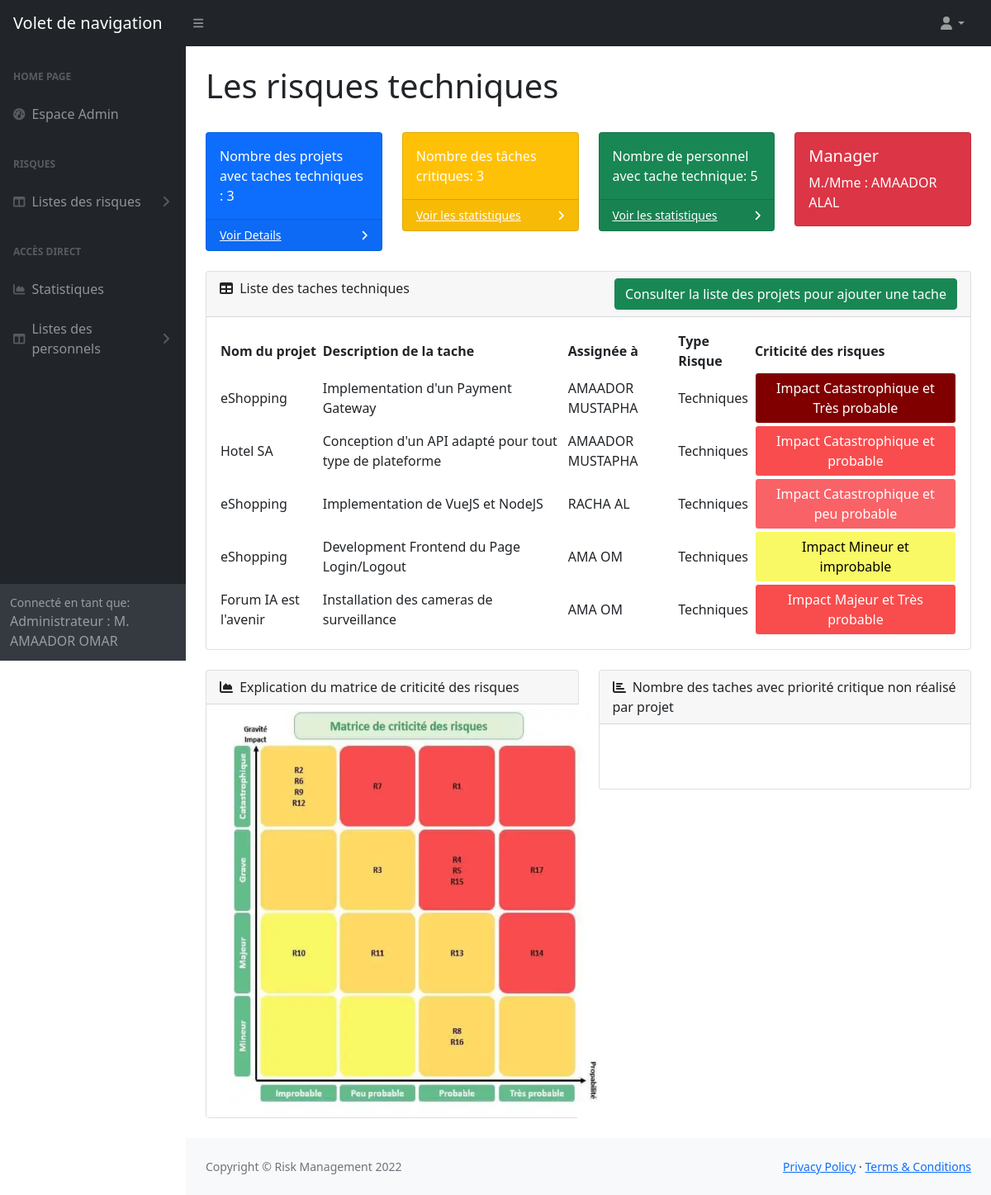
Screenshot of /TechniquesAD.php (signed in) with the database file from the repository.
### tables this page shows
CREATE TABLE `personnel` (
  `idpersonnel` int(11) NOT NULL,
  `role` int(11) NOT NULL,
  `nom` text NOT NULL,
  `prenom` text NOT NULL,
  `user` text NOT NULL,
  `password` text NOT NULL
);

CREATE TABLE `tache` (
  `idtache` int(11) NOT NULL,
  `idprojet` int(11) NOT NULL,
  `idpersonnel` int(11) NOT NULL,
  `priorite` int(11) NOT NULL,
  `idtyperisque` int(11) NOT NULL,
  `description` text NOT NULL,
  `probabilite` int(11) NOT NULL
);

CREATE TABLE `projects` (
  `idprojet` int(11) NOT NULL,
  `nom` text NOT NULL,
  `description` text NOT NULL,
  `datedebut` date NOT NULL,
  `datefin` date NOT NULL
);

CREATE TABLE `typerisque` (
  `idtype` int(11) NOT NULL,
  `nom` text NOT NULL
);

### config/actions.php (the view, shortened to what this page needs)
<?php
function countprojectsbytype($role,$type){
    include "db.php";
    if (isset($role))
     {
    $query_projects = "SELECT COUNT(DISTINCT projects.idprojet) as count FROM projects,tache WHERE projects.idprojet = tache.idprojet and tache.idtyperisque = $type LIMIT 1";
    $select_projects = mysqli_query($connection,$query_projects);
}
    while ($row = mysqli_fetch_assoc($select_projects)){
    echo "<td>". $row['count'] . "</td>";
    }
}
function nombretachecritiquebytype($role,$type){
    include "db.php";
    if (isset($role))
     {
    $query_projects = "SELECT COUNT(*) FROM tache WHERE tache.priorite = 4 and tache.idtyperisque = $type LIMIT 1";
    $select_projects = mysqli_query($connection,$query_projects);
}
    while ($row = mysqli_fetch_assoc($select_projects)){
    echo "<td>". $row['COUNT(*)'] . "</td>";
    }
}
function nombrepersonnelbytype($role,$type){
    include "db.php";
    if (isset($role))
     {
    $query_projects = "SELECT COUNT(*) FROM tache WHERE tache.idtyperisque = $type LIMIT 1";
    $select_projects = mysqli_query($connection,$query_projects);
}
    while ($row = mysqli_fetch_assoc($select_projects)){
    echo "<td>". $row['COUNT(*)'] . "</td>";
    }
}
function nommanager($typerisque){
    include "db.php";
    $query_projects = "SELECT personnel.nom as NOM,personnel.prenom as PRENOM FROM personnel,managers WHERE personnel.idpersonnel = managers.idpersonnel and managers.idtyperisque = $typerisque LIMIT 1";
    $select_projects = mysqli_query($connection,$query_projects);
    while ($row = mysqli_fetch_assoc($select_projects)){
    echo "<td> <h5>Manager</h5> M./Mme : ". $row['NOM'] . " " . $row['PRENOM'] . "</td>";
    }
}
function matricerisque($priorite,$probabilite){
    if  ($priorite == 1)
    {
      if($probabilite == 1){echo "<td><button type='button' style='color:black;background-color:#F9F865;border-color:white;' class='btn btn-warning'>Impact Mineur et improbable</button></td>";}
    }
    else if ($priorite == 2)
    {
      if($probabilite == 1){echo "<td><button type='button' style='color:black;background-color:#F9F865;border-color:white;' class='btn btn-warning'>Impact Majeur et improbable</button></td>";}
    else if ($probabilite == 2){echo "<td><button type='button' style='color:white;background-color:#FFD964;border-color:white;' class='btn btn-warning'>Impact Majeur et peu probable</button></td>";}
    else if ($probabilite == 3){echo "<td><button type='button' style='color:white;background-color:#FFD659;border-color:white;' class='btn btn-warning'>Impact Majeur et probable</button></td>";}
    else if ($probabilite == 4){echo "<td><button type='button' style='color:white;background-color:#F94C4D;border-color:white;' class='btn btn-warning'>Impact Majeur et Très probable</button></td>";}
    }
    else if ($priorite == 4)
    {
      if($probabilite == 1){echo "<td><button type='button' class='btn btn-warning' style='color:black;background-color:#FFD964;border-color:white;' >Impact Catastrophique et improbable</button></td>";}
    else if ($probabilite == 2){echo "<td><button type='button' class='btn btn-warning' style='color:white;background-color:#F96266;border-color:white;'>Impact Catastrophique et peu probable</button></td>";}
    else if ($probabilite == 3){echo "<td><button type='button' class='btn btn-warning'style='color:white;background-color:#F94C4E;border-color:white;'>Impact Catastrophique et probable</button></td>";}
    else if ($probabilite == 4){echo "<td><button type='button' class='btn btn-warning'style='color:white;background-color:#800000;border-color:white;'>Impact Catastrophique et Très probable</button></td>";}
    }
}
function showtaches($typerisque) {
    include "db.php";
    $query_projects = "SELECT typerisque.nom as type,projects.nom as PR,personnel.nom as NOM,personnel.prenom as PRENOM,tache.description as descrip,tache.priorite as priorite,tache.probabilite as probabilite FROM projects,tache,personnel,typerisque WHERE projects.idprojet = tache.idprojet and personnel.idpersonnel = tache.idpersonnel and tache.idtyperisque = typerisque.idtype and  typerisque.idtype = $typerisque";
    $select_projects = mysqli_query($connection,$query_projects);
    while($projects = mysqli_fetch_assoc($select_projects))
    {
    $prnom=$projects['PR'];
    $description=$projects['descrip'];
    $nom=$projects['NOM'];
	$prenom=$projects['PRENOM'];
    $typerisque = $projects['type'];
    $priorite=$projects['priorite'];
    $probabilite=$projects['probabilite'];
    echo "<tr>";
    echo "<td>" . $prnom . "</td>";
    echo "<td>" . $description . "</td>";
    echo "<td>" . $nom . " "  . $prenom . "</td>";
    echo "<td>". $typerisque ."</td>";
    matricerisque($priorite,$probabilite);
    echo "</tr>";
  }
}
?>

### TechniquesAD.php (shortened to what this page needs)
<?php
require('./config/db.php');
require('./config/actions.php');
if (isset($_SESSION['ROLE'])){
?>
<!DOCTYPE html>
<html lang="en">
    <head>
        <link href="https://cdn.jsdelivr.net/npm/simple-datatables@latest/dist/style.css" rel="stylesheet" />
        <link href="css/styles.css" rel="stylesheet" />
    </head>
    <body class="sb-nav-fixed">
        <nav class="sb-topnav navbar navbar-expand navbar-dark bg-dark">
            <a class="navbar-brand ps-3" href="index.php">Volet de navigation</a>
            <button class="btn btn-link btn-sm order-1 order-lg-0 me-4 me-lg-0" id="sidebarToggle" href="#!"><i class="fas fa-bars"></i></button>
            <ul class="navbar-nav ms-auto ms-md-0 me-3 me-lg-4">
                <li class="nav-item dropdown">
                    <a class="nav-link dropdown-toggle" id="navbarDropdown" href="#" role="button" data-bs-toggle="dropdown" aria-expanded="false"><i class="fas fa-user fa-fw"></i></a>
                </li>
            </ul>
        </nav>
        <div id="layoutSidenav">
        <?php include './includes/sidenav.php'?>
            <div id="layoutSidenav_content">
                <main>
                    <div class="container-fluid px-4">
                        <h1 class="mt-4">Les risques techniques</h1>
                        <div class="row">
                            <div class="col-xl-3 col-md-6">
                                <div class="card bg-primary text-white mb-4">
                                    <div class="card-body">Nombre des projets avec taches techniques : <?php echo countprojectsbytype($_SESSION['ROLE'],1); ?></div>
                                    <div class="card-footer d-flex align-items-center justify-content-between">
                                        <a class="small text-white stretched-link" href="#listeprojet">Voir Details</a>
                                        <div class="small text-white"><i class="fas fa-angle-right"></i></div>
                                    </div>
                                </div>
                            </div>
                            <div class="col-xl-3 col-md-6">
                                <div class="card bg-warning text-white mb-4">
                                    <div class="card-body">Nombre des tâches critiques: <?php echo nombretachecritiquebytype($_SESSION['ROLE'],1); ?></div>
                                    <div class="card-footer d-flex align-items-center justify-content-between">
                                        <a class="small text-white stretched-link" href="#risk">Voir les statistiques</a>
                                        <div class="small text-white"><i class="fas fa-angle-right"></i></div>
                                    </div>
                                </div>
                            </div>
                            <div class="col-xl-3 col-md-6">
                                <div class="card bg-success text-white mb-4">
                                    <div class="card-body">Nombre de personnel avec tache technique: <?php echo nombrepersonnelbytype($_SESSION['ROLE'],1); ?></div>
                                    <div class="card-footer d-flex align-items-center justify-content-between">
                                        <a class="small text-white stretched-link" href="#risk">Voir les statistiques</a>
                                        <div class="small text-white"><i class="fas fa-angle-right"></i></div>
                                    </div>
                                </div>
                            </div>
                            <?php if($_SESSION['ROLE'] == 1){ ?>
                            <div class="col-xl-3 col-md-6">
                                <div class="card bg-danger text-white mb-4">
                                    <div class="card-body"><?php echo nommanager(1); ?></div>
                                </div>
                            </div><?php } ?>
                        </div>
                        <div class="card mb-4" id="listeprojet">
                            <div class="card-header">
                                <i class="fas fa-table me-1"></i>
                                Liste des taches techniques
                                <div style="float:right"><a href="./projects.php"><button style="color:white" type="button" class="btn btn-success">Consulter la liste des projets pour ajouter une tache</button></a></div>
                            </div>
                            <div class="card-body">
                                <table id="datatablesSimple">
                                    <thead>
                                        <tr>
                                            <th>Nom du projet</th>
                                            <th>Description de la tache</th>
                                            <th>Assignée à</th>
                                            <th>Type Risque</th>
                                            <th>Criticité des risques</th>
                                        </tr>
                                    </thead>
                                    <tbody>
<?php
showtaches(1);
?>
                                    </tbody>
                                </table>
                            </div>
                        </div>
                        <div class="row" id="risk">
                            <div class="col-xl-6">
                                <div class="card mb-4">
                                    <div class="card-header">
                                        <i class="fas fa-chart-area me-1"></i>
                                        Explication du matrice de criticité des risques
                                    </div>
                                    <center>
                                    <img src="./assets/img/matrice.PNG" width="500" height="500"></img>
                            </center>
                                </div>
                            </div>
                            <div class="col-xl-6">
                                <div class="card mb-4">
                                    <div class="card-header">
                                        <i class="fas fa-chart-bar me-1"></i>
                                        Nombre des taches avec priorité critique non réalisé par projet
                                    </div>
                                <div class="card-body"><canvas id="myTacheChartTechnique" width="100%" height="40"></canvas></div>
                                </div>
                            </div>
                        </div>
                    </div>
                </main>
                <footer class="py-4 bg-light mt-auto">
                    <div class="container-fluid px-4">
                        <div class="d-flex align-items-center justify-content-between small">
                            <div class="text-muted">Copyright &copy; Risk Management 2022</div>
                            <div>
                                <a href="#">Privacy Policy</a>
                                &middot;
                                <a href="#">Terms &amp; Conditions</a>
                            </div>
                        </div>
                    </div>
                </footer>
            </div>
        </div>
    </body>
</html>
<?php }else {header('location:login.php');} ?>

### includes/sidenav.php (shortened to what this page needs)
<?php
if(isset($_SESSION['ROLE'])){
    if ($_SESSION['ROLE'] == 1){
?>
<div id="layoutSidenav_nav">
                <nav class="sb-sidenav accordion sb-sidenav-dark" id="sidenavAccordion">
                    <div class="sb-sidenav-menu">
                        <div class="nav">
                            <div class="sb-sidenav-menu-heading">Home Page</div>
                            <a class="nav-link" href="panel.php">
                                <div class="sb-nav-link-icon"><i class="fas fa-tachometer-alt"></i></div>
                                Espace Admin
                            </a>
                            <div class="sb-sidenav-menu-heading">Risques</div>
                            <a class="nav-link collapsed" href="#" data-bs-toggle="collapse" data-bs-target="#collapseLayouts" aria-expanded="false" aria-controls="collapseLayouts">
                                <div class="sb-nav-link-icon"><i class="fas fa-columns"></i></div>
                                Listes des risques
                                <div class="sb-sidenav-collapse-arrow"><i class="fas fa-angle-down"></i></div>
                            </a>
                            <div class="sb-sidenav-menu-heading">Accès direct</div>
                            <a class="nav-link" href="#risk">
                                <div class="sb-nav-link-icon"><i class="fas fa-chart-area"></i></div>
                                Statistiques
                            </a>
                            <a class="nav-link collapsed" href="#" data-bs-toggle="collapse" data-bs-target="#collapseLayouts2" aria-expanded="false" aria-controls="collapseLayouts">
                                <div class="sb-nav-link-icon"><i class="fas fa-columns"></i></div>
                                Listes des personnels
                                <div class="sb-sidenav-collapse-arrow"><i class="fas fa-angle-down"></i></div>
                            </a>
                        </div>
                    </div>
                    <div class="sb-sidenav-footer">
                        <div class="small">Connecté en tant que:</div>
                        <?php echo 'Administrateur : M. ' . $_SESSION['nom'] . ' ' . $_SESSION['prenom'];?>
                    </div>
                </nav>
            </div>
<?php } else if ($_SESSION['ROLE'] == 3) { ?>
    <div id="layoutSidenav_nav">
                <nav class="sb-sidenav accordion sb-sidenav-dark" id="sidenavAccordion">
                    <div class="sb-sidenav-menu">
                        <div class="nav">
                            <div class="sb-sidenav-menu-heading">Home Page</div>
                            <a class="nav-link" href="personnelpage.php">
                                <div class="sb-nav-link-icon"><i class="fas fa-tachometer-alt"></i></div>
                                Espace Personnel
                            </a>
                            <div class="sb-sidenav-menu-heading">Accès direct</div>
                            <a class="nav-link" href="#risk">
                                <div class="sb-nav-link-icon"><i class="fas fa-chart-area"></i></div>
                                Statistiques
                            </a>
                        </div>
                    </div>
                    <div class="sb-sidenav-footer">
                        <div class="small">Connecté en tant que:</div>
                        <?php echo 'Personnel : M/Mme ' . $_SESSION['nom'] . ' ' . $_SESSION['prenom'];?>
                    </div>
                </nav>
            </div>
<?php }}?>

### rows the page displays
personnel: nom "AMAADOR", prenom "ALAL"
tache: idprojet.nom "eShopping", description "Implementation d'un Payment Gateway", idpersonnel.nom "AMAADOR", idpersonnel.prenom "MUSTAPHA", idtyperisque.nom "Techniques", priorite "Impact Catastrophique et Très probable"
tache: idprojet.nom "Hotel SA", description "Conception d'un API adapté pour tout type de plateforme", idpersonnel.nom "AMAADOR", idpersonnel.prenom "MUSTAPHA", idtyperisque.nom "Techniques", priorite "Impact Catastrophique et probable"
tache: idprojet.nom "eShopping", description "Implementation de VueJS et NodeJS", idpersonnel.nom "RACHA", idpersonnel.prenom "AL", idtyperisque.nom "Techniques", priorite "Impact Catastrophique et peu probable"
tache: idprojet.nom "eShopping", description "Development Frontend du Page Login/Logout", idpersonnel.nom "AMA", idpersonnel.prenom "OM", idtyperisque.nom "Techniques", priorite "Impact Mineur et improbable"
tache: idprojet.nom "Forum IA est l'avenir", description "Installation des cameras de surveillance", idpersonnel.nom "AMA", idpersonnel.prenom "OM", idtyperisque.nom "Techniques", priorite "Impact Majeur et Très probable"

### other values shown
$_SESSION['nom'] "AMAADOR"
$_SESSION['prenom'] "OMAR"
$row['count'] "3"
$row['COUNT(*)'] "3"
$row['COUNT(*)'] "5"
